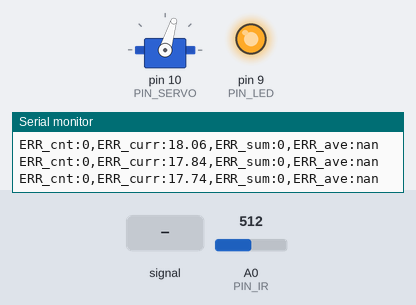
Simulated run of this sketch. Board: Arduino Uno, built with avr-gcc and run on an emulated ATmega328P. Shown: servo, output pins drawn as LEDs (lit = HIGH), the last lines printed to the serial monitor. The inputs (shaded band) are chosen by the test bench; at power-on: A0 (PIN_IR) = 512.

Above: at 2.64 s.
3.8 s: A0 (PIN_IR) fed a 200 Hz sine of ±255 counts around its level
At 3.97 s:
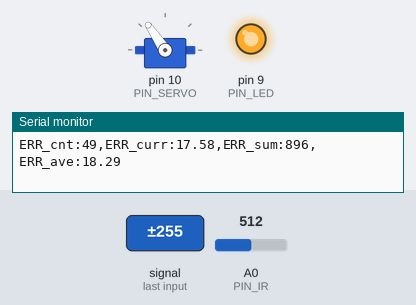
6.8 s: A0 (PIN_IR) set to 122
8.5 s: A0 (PIN_IR) fed a 200 Hz sine of ±81 counts around its level
At 11.35 s:
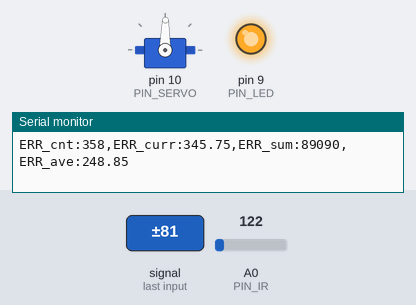
11.5 s: A0 (PIN_IR) set to 45
13.0 s: A0 (PIN_IR) set to 306
At 13.8 s:
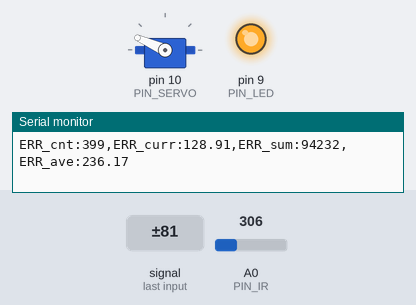
Timing chart, 0 to 15.8 s (numbered marks = the images above; inputs shaded):
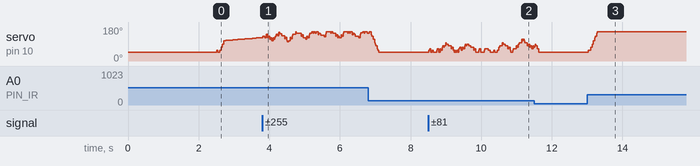

The sketch:

28_PID.ino
```cpp
#include <Servo.h>

// Arduino pin assignment
#define PIN_LED 9
#define PIN_SERVO 10
#define PIN_IR A0

// Event interval parameters
//////////////// DO NOT modify below section!! /////////////////////////
#define _INTERVAL_DIST    20 // distance sensor interval (unit: ms)
#define _INTERVAL_SERVO   20 // servo interval (unit: ms)
#define _INTERVAL_SERIAL  80 // serial interval (unit: ms)
#define _INTERVAL_MOVE    10000 // mission interval (unit: ms)
////////////////////////////////////////////////////////////////////////

// EMA filter configuration for the IR distance sensor
#define _EMA_ALPHA 0.4  // EMA weight of new sample (range: 0 to 1)

// Servo adjustment
#define _DUTY_NEU 1535
#define _DUTY_MIN 1031
#define _DUTY_MAX 2150
#define _SERVO_ANGLE_DIFF 85 // servo angle difference between _DUTY_MIN and _DUTY_MAX (unit: degree)
#define _SERVO_SPEED 330  // servo speed limit (unit: degree/second)

// PID parameters
#define _DIST_TARGET 155 // center of the rail (unit: mm)
#define _KP 5.05    // proportional gain 4.95
#define _KD 417     // derivative gain
#define _KI 0.17    // integral gain 0.22 0.28 0.17
#define ITERM_TRIGGER_DIST 25 // trigger distance of integral control(unit: mm)

// When stable_count is bigger than this values, pterm or iterm changes.
#define MAX_RELAX_ITERM_COUNT 10
#define MAX_HALF_ITERM_COUNT  15
#define MAX_ZERO_ITERM_COUNT  50 // 40
#define MAX_RELAX_PTERM_COUNT 8
#define MAX_HALF_PTERM_COUNT  22
#define MAX_ZERO_PTERM_COUNT  40
// #define _ITERM_MAX 250 // uncomment if necessary

//////////////// DO NOT modify below section!! /////////////////////////
unsigned long error_sum, error_cnt, toggle_cnt;
////////////////////////////////////////////////////////////////////////

// global variables
float dist_filtered, dist_ema; // unit: mm
Servo myservo;

int duty_change_per_interval; // maximum duty difference per interval
int duty_target;    // Target duty
int duty_curr;      // Current duty
int dist_target;
unsigned long last_sampling_time_dist;   // unit: msec
unsigned long last_sampling_time_servo;  // unit: msec
unsigned long last_sampling_time_serial; // unit: msec
unsigned long last_sampling_time_move;   // unit: msec
bool event_dist, event_servo, event_serial; // event triggered?
float error_curr, error_prev, control, pterm, dterm, iterm;
int stable_cnt; // the count of stable error(less than 3mm)

void setup()
{
    // initialize GPIO pins
    pinMode(PIN_LED, OUTPUT);
    myservo.attach(PIN_SERVO);

    // set default value of gpio
    myservo.writeMicroseconds(_DUTY_MIN);
    digitalWrite(PIN_LED, HIGH);
    delay(2500);

    duty_target = _DUTY_NEU;
    duty_curr = _DUTY_MIN;

    // convert angular speed into duty change per interval.
    duty_change_per_interval =
        (_DUTY_MAX - _DUTY_MIN) * (_SERVO_SPEED / (float) _SERVO_ANGLE_DIFF) * (_INTERVAL_SERVO / 1000.0);

    // initialize serial port
    Serial.begin(1000000);
    //////////////// DO NOT modify below section!! /////////////////////////
    dist_target = 55;
    ////////////////////////////////////////////////////////////////////////
}

void loop()
{
    unsigned long time_curr = millis();

    // wait until next event time
    if (time_curr >= (last_sampling_time_dist + _INTERVAL_DIST)) {
        last_sampling_time_dist += _INTERVAL_DIST;
        event_dist = true;
    }
    if (time_curr >= (last_sampling_time_servo + _INTERVAL_SERVO)) {
        last_sampling_time_servo += _INTERVAL_SERVO;
        event_servo = true;
    }
    if (time_curr >= (last_sampling_time_serial + _INTERVAL_SERIAL)) {
        last_sampling_time_serial += _INTERVAL_SERIAL;
        event_serial = true;
    }

    // If the target is changed, the iterm is initialized to 0.
    if (time_curr >= (last_sampling_time_move + _INTERVAL_MOVE))
        iterm = 0;

//////////////// DO NOT modify below section!! /////////////////////////
    if (time_curr >= (last_sampling_time_move + _INTERVAL_MOVE)) {
        last_sampling_time_move += _INTERVAL_MOVE;
        dist_target = 310 - dist_target;

        if (++toggle_cnt == 5) {
            Serial.println("----------------------------------------------------"),
            Serial.print("ERR_cnt:"),
            Serial.print(error_cnt);
            Serial.print(",ERR_sum:"),
            Serial.print(error_sum);
            Serial.print(",ERR_ave:"),
            Serial.println(error_sum / (float) error_cnt);
            exit(0);
        }
    }
////////////////////////////////////////////////////////////////////////

    if (event_dist) {
        event_dist = false;

        // Get a distance reading from the distance sensor
        dist_filtered = volt_to_distance(ir_sensor_filtered(110, 0.5));
        dist_ema = _EMA_ALPHA * dist_ema + (1.0 - _EMA_ALPHA) * dist_filtered;

        // Update PID variables
        error_curr = dist_target - dist_ema;

//////////////// DO NOT modify below section!! /////////////////////////
        if (time_curr >= last_sampling_time_move + 3000) {
            error_cnt++;
            if (abs(error_curr) > 3)
                error_sum += abs(error_curr);
        }

        digitalWrite(PIN_LED, abs(error_curr) > 3);
////////////////////////////////////////////////////////////////////////

        // ┌────────────────────────────────────────────────┐
        // │  The PID control section.                                                      │
        // │  Use PD control to approach the target close.                                  │
        // │  The I control is used for fine control.                                       │
        // │  If the error is less than ITERM_TRIGGER_DIST, Integral control is also used.  │
        // └────────────────────────────────────────────────┘

        pterm = _KP * error_curr;
        dterm = _KD * (error_curr - error_prev);

        bool flag = stable_cnt < MAX_ZERO_ITERM_COUNT;

        // Under 3mm is stable.
        if (abs(error_curr) <= 3) {
            if (++stable_cnt >= MAX_ZERO_ITERM_COUNT) {
                iterm = 0;
                flag = false;
            } else if (++stable_cnt >= MAX_HALF_ITERM_COUNT) {
                iterm /= 2.5;
                flag = false;
            } else if (stable_cnt >= MAX_RELAX_ITERM_COUNT)
                iterm *= 0.9;

            if (stable_cnt >= MAX_ZERO_PTERM_COUNT)
                pterm = 0;
            else if (stable_cnt >= MAX_HALF_PTERM_COUNT)
                pterm /= 1.5;
            else if (stable_cnt >= MAX_RELAX_PTERM_COUNT) {
                pterm *= 0.9;
                dterm *= 1.1;
            }
        } else
            stable_cnt = 0;

        // Change the value of iterm only if there is an error of less than or equal to ITERM_TRIGGER_DIST.
        if (abs(error_curr) <= ITERM_TRIGGER_DIST && flag)
            iterm += _KI * error_curr;

        // Write solution code of iterm windup if you need.
        // ...

        control = pterm + iterm + dterm;
        duty_target = _DUTY_NEU + control;
        error_prev = error_curr;
    }

    if (event_servo) {
        event_servo = false;

        // adjust duty_curr toward duty_target by duty_change_per_interval
        if (duty_target > duty_curr) {
            duty_curr += duty_change_per_interval;
            if (duty_curr > duty_target)
                duty_curr = duty_target;
        } else {
            duty_curr -= duty_change_per_interval;
            if (duty_curr < duty_target)
                duty_curr = duty_target;
        }
        // update servo position
        if (duty_curr > _DUTY_MAX)
            duty_curr = _DUTY_MAX; // for servo arm protection
        if (duty_curr < _DUTY_MIN)
            duty_curr = _DUTY_MIN;
        myservo.writeMicroseconds(duty_curr);
    }

    if (event_serial) {
        event_serial = false;

        if (0) { // use for debugging with serial plotter
            Serial.print("MIN:0,MAX:310");
            Serial.print(",TARGET:");       Serial.print(dist_target);
            Serial.print(",DIST:");         Serial.print(dist_ema);
            Serial.print(",ERR_curr:");     Serial.print(error_curr);
            Serial.print(",ERR_ave(10X):"); Serial.print(error_sum / (float) error_cnt * 10.0);
            Serial.println();
        }

        if (0) { // use for debugging with serial monitor
            Serial.print("ERR_curr:");    Serial.print(error_curr);
            Serial.print(",PTERM:");      Serial.print(pterm);
            Serial.print(",ITERM:");      Serial.print(iterm);
            Serial.print(",stable_cnt:"); Serial.print(stable_cnt);
            Serial.println();
        }

        if (0) { // use for debugging with serial monitor
            Serial.print("MIN:0,MAX:310");
            Serial.print(",TARGET:");   Serial.print(dist_target);
            Serial.print(",DIST:");     Serial.print(dist_ema);
            Serial.print(",pterm:");    Serial.print(pterm);
            Serial.print(",dterm:");    Serial.print(dterm);
            Serial.print(",iterm:");    Serial.print(iterm);
            Serial.print(",ERR_cnt:");  Serial.print(error_cnt);
            Serial.print(",ERR_sum:");  Serial.print(error_sum);
            Serial.print(",ERR_curr:"); Serial.print(abs(error_curr));
            Serial.print(",ERR_ave:");  Serial.print(error_sum / (float) error_cnt);
            Serial.println();
        }

        if (1) { // use for evaluation
            Serial.print("ERR_cnt:");   Serial.print(error_cnt);
            Serial.print(",ERR_curr:"); Serial.print(abs(error_curr));
            Serial.print(",ERR_sum:");  Serial.print(error_sum);
            Serial.print(",ERR_ave:");  Serial.print(error_sum / (float) error_cnt);
            Serial.println();
        }
    }
}

float volt_to_distance(int a_value)
{
    const float x = (float)a_value;
    //1381 + -8.91x + 0.0223x^2 + -2.44E-05x^3 + 9.42E-09x^4
    return (1381.0 - 8.91 * x + 0.0223 * pow(x, 2) - 2.44E-05 * pow(x, 3) + 9.42E-09 * pow(x, 4));
}

unsigned int ir_sensor_filtered(unsigned int n, float position)
{
    // Eliminate spiky noise of an IR distance sensor by repeating measurement and taking a middle value
    // n: number of measurement repetition
    // position: the percentile of the sample to be taken (0.0 <= position <= 1.0)

    // The output of Sharp infrared sensor includes lots of spiky noise.
    // To eliminate such a spike, ir_sensor_filtered() performs the following two steps:
    // Step 1. Repeat measurement n times and collect n * position smallest samples, where 0 <= postion <= 1.
    // Step 2. Return the largest sample among the collected ones.

    unsigned int *ir_val, tmp, ret_idx, ret_val;
    unsigned int start_time;

    ret_idx = (unsigned int)ceil(n * position);

    // Step 1. Repeat measurement n times and collect n * position smallest samples.
    // Note: simple implementation requires an array of n elements to store n samples.
    // Instead, we can save memory by allocating an array of (n * position + 1) elements.

    ir_val = (unsigned int *)malloc(sizeof(unsigned int) * (ret_idx + 2));
    ir_val[0] = analogRead(PIN_IR);

    for (int i = 1; i < n; i++) {
        int j;
        if (i < ret_idx + 1) {
            ir_val[i] = analogRead(PIN_IR);
            j = i - 1;
        } else {
            ir_val[ret_idx + 1] = analogRead(PIN_IR);
            j = ret_idx;
        }

        for (; j >= 0; j--) {
            if (ir_val[j] > ir_val[j + 1]) {
                tmp = ir_val[j];
                ir_val[j] = ir_val[j + 1];
                ir_val[j + 1] = tmp;
            }
        }
    }

    // Step 2. Return the largest sample among the collected ones.
    if (position > 0.0)
        ret_val = ir_val[ret_idx];
    else
        ret_val = ir_val[0];

    free(ir_val);

    return ret_val;
}
```

Measured:
- after the input at 13.0 s, servo on pin 10 (PIN_SERVO): 47° → 56° at once, → 156° 0.08 s later
